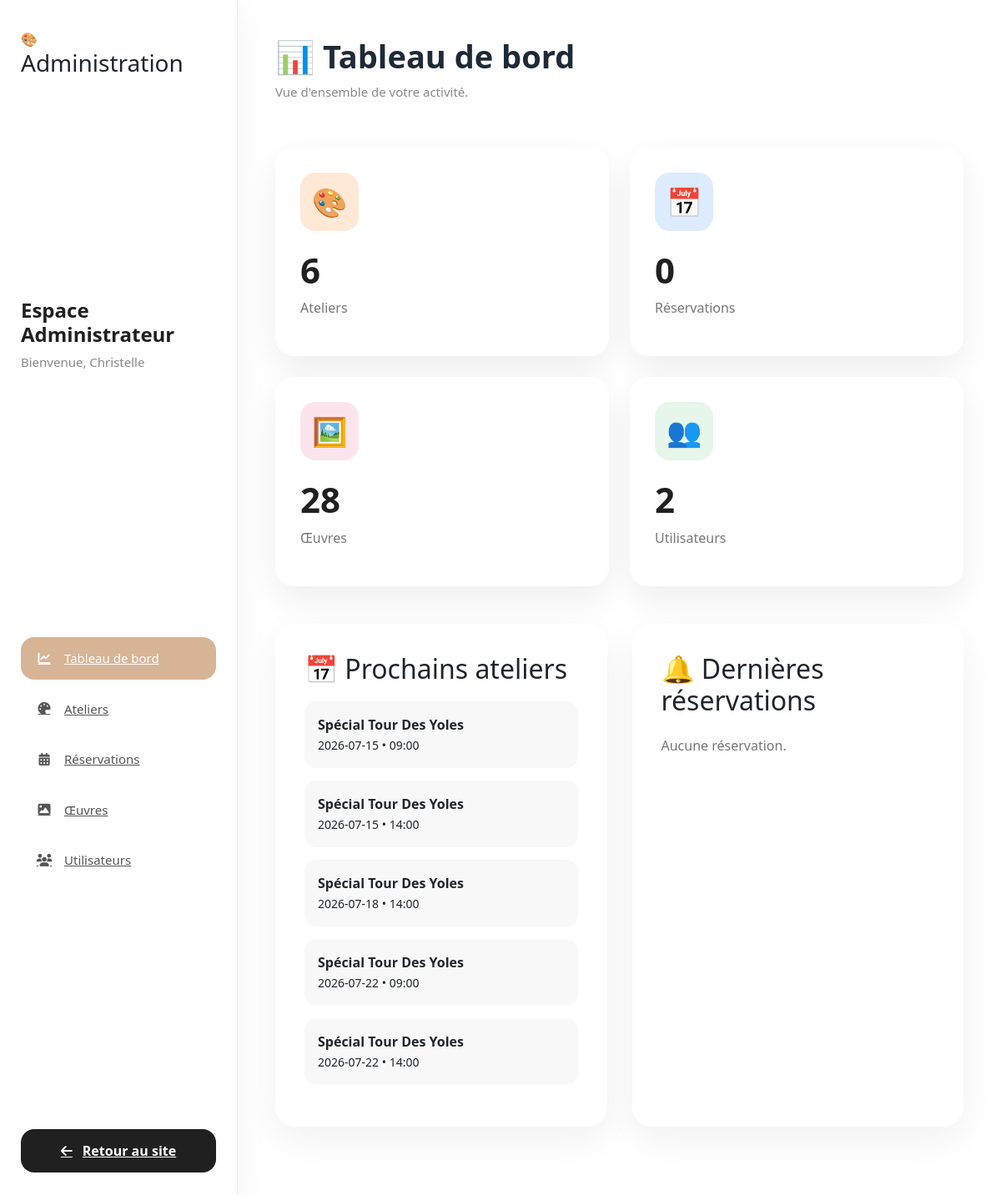
The page /admin (signed in) on the database its author committed.
### models/user.py (models this page shows)
class User(UserMixin, db.Model):
    __tablename__ = "users"
    id = db.Column(db.Integer, primary_key=True)
    nom = db.Column(db.String(100), nullable=False)
    prenom = db.Column(db.String(100), nullable=False)
    email = db.Column(db.String(150), unique=True, nullable=False)
    password = db.Column(db.String(255), nullable=False)
    role = db.Column(db.String(20), default="client")
    reservations = db.relationship(
        "Reservation",
        backref="utilisateur",
        cascade="all, delete-orphan",
        lazy=True
    )

### models/atelier.py (models this page shows)
class Atelier(db.Model):
    __tablename__ = "ateliers"
    id = db.Column(db.Integer, primary_key=True)
    titre = db.Column(db.String(100), nullable=False)
    description = db.Column(db.Text)
    date = db.Column(db.String(20), nullable=False)
    heure = db.Column(db.String(10), nullable=False)
    duree = db.Column(db.String(20))
    niveau = db.Column(db.String(30))
    places = db.Column(db.Integer, default=10)
    image = db.Column(db.String(255))
    reservations = db.relationship(
        "Reservation",
        backref="atelier",
        cascade="all, delete-orphan",
        lazy=True
    )

### app.py (the view)
@app.route("/admin")
@login_required
def admin():
    if current_user.role != "admin":
        return redirect("/")
    nb_ateliers = Atelier.query.count()
    nb_reservations = Reservation.query.count()
    nb_oeuvres = Oeuvre.query.count()
    nb_utilisateurs = User.query.count()
    prochains_ateliers = (
        Atelier.query
        .order_by(Atelier.date.asc(), Atelier.heure.asc())
        .limit(5)
        .all()
    )
    dernieres_reservations = (
    Reservation.query
    .order_by(Reservation.date_reservation.desc())
    .limit(5)
    .all()
    )
    return render_template(
    "admin/dashboard.html",
    nb_ateliers=nb_ateliers,
    nb_reservations=nb_reservations,
    nb_oeuvres=nb_oeuvres,
    nb_utilisateurs=nb_utilisateurs,
    prochains_ateliers=prochains_ateliers,
    dernieres_reservations=dernieres_reservations
    )

### app.py (called while the page is built)
@login_manager.user_loader
def load_user(user_id):
    return User.query.get(int(user_id))

### templates/admin/dashboard.html (shortened to what this page needs)
{% extends "admin/base_admin.html" %}
{% block sidebar %}
<div class="admin-user">
    <h4>Espace Administrateur</h4>
    <p>Bienvenue, {{ current_user.prenom }}</p>
</div>
<nav class="admin-menu">
    <a href="/admin" class="active">
        <i class="fa-solid fa-chart-line"></i>
        Tableau de bord
    </a>
    <a href="/admin/ateliers">
        <i class="fa-solid fa-palette"></i>
        Ateliers
    </a>
    <a href="/admin/reservations">
        <i class="fa-solid fa-calendar-days"></i>
        Réservations
    </a>
    <a href="/admin/oeuvres">
        <i class="fa-solid fa-image"></i>
        Œuvres
    </a>
    <a href="/admin/utilisateurs">
        <i class="fa-solid fa-users"></i>
        Utilisateurs
    </a>
</nav>
<div class="sidebar-bottom">
    <a href="/">
        <i class="fa-solid fa-arrow-left"></i>
        Retour au site
    </a>
</div>
{% endblock %}
{% block content %}
<div class="page-header">
    <div>
        <h1>📊 Tableau de bord</h1>
        <p>
            Vue d'ensemble de votre activité.
        </p>
    </div>
</div>
<div class="stats-grid">
    <div class="stat-card">
        <div class="stat-icon ateliers">
            🎨
        </div>
        <h2>{{ nb_ateliers }}</h2>
        <p>Ateliers</p>
    </div>
    <div class="stat-card">
        <div class="stat-icon reservations">
            📅
        </div>
        <h2>{{ nb_reservations }}</h2>
        <p>Réservations</p>
    </div>
    <div class="stat-card">
        <div class="stat-icon oeuvres">
            🖼️
        </div>
        <h2>{{ nb_oeuvres }}</h2>
        <p>Œuvres</p>
    </div>
    <div class="stat-card">
        <div class="stat-icon utilisateurs">
            👥
        </div>
        <h2>{{ nb_utilisateurs }}</h2>
        <p>Utilisateurs</p>
    </div>
</div>
<div class="dashboard-row">
    <div class="card-admin">
<h2>📅 Prochains ateliers</h2>
{% if prochains_ateliers %}
    {% for atelier in prochains_ateliers %}
    <div class="dashboard-item">
        <strong>
            {{ atelier.titre }}
        </strong>
        <br>
        <small>
            {{ atelier.date }}
            •
            {{ atelier.heure }}
        </small>
    </div>
    {% endfor %}
{% else %}
    <p>
        Aucun atelier prévu.
    </p>
{% endif %}
    </div>
    <div class="card-admin">
        <h2>🔔 Dernières réservations</h2>
{% if dernieres_reservations %}
    {% for reservation in dernieres_reservations %}
    <div class="dashboard-item">
        <strong>
            {{ reservation.utilisateur.prenom }}
            {{ reservation.utilisateur.nom }}
        </strong>
        <br>
        <small>
            {{ reservation.atelier.titre }}
        </small>
    </div>
    {% endfor %}
{% else %}
    <p>
        Aucune réservation.
    </p>
{% endif %}
    </div>
</div>
{% endblock %}

### static/css/admin.css (style rules this page uses)
* { margin:0; padding:0; box-sizing:border-box; }
body { font-family:"Poppins",sans-serif; background:#f5f7fb; color:#2d3748; }
a { text-decoration:none; }
.admin-user { margin-bottom:45px; }
.admin-user h4 { font-size:24px; font-weight:700; color:#202020; }
.admin-user p { margin-top:8px; color:#888; font-size:15px; }
.admin-menu { display:flex; flex-direction:column; gap:10px; }
.admin-menu a { display:flex; align-items:center; gap:14px; color:#555; padding:14px 18px; border-radius:16px; transition:.25s; font-size:15px; font-weight:500; }
.admin-menu a i { width:20px; text-align:center; }
.admin-menu .active { background:#d7b496; color:white; }
.sidebar-bottom { margin-top:40px; }
.sidebar-bottom a { display:flex; align-items:center; justify-content:center; gap:12px; background:#202020; color:white; padding:14px; border-radius:16px; transition:.3s; font-weight:600; }
.page-header { display:flex; justify-content:space-between; align-items:center; margin-bottom:40px; }
.page-header h1 { font-size:38px; font-weight:700; color:#1f2937; }
.page-header p { margin-top:8px; color:#8a8a8a; font-size:15px; }
.card-admin { background:white; border-radius:24px; padding:35px; box-shadow:0 15px 45px rgba(0,0,0,.06); margin-bottom:45px; }
.sidebar, .card-admin, .oeuvre-card, .admin-tip { animation:fadeUp .45s ease; }
.stats-grid { display:grid; grid-template-columns:repeat(4,1fr); gap:25px; margin:35px 0 45px; }
.stat-card { background:white; border-radius:22px; padding:30px; box-shadow:0 15px 40px rgba(0,0,0,.07); transition:.3s; position:relative; overflow:hidden; }
.stat-icon { width:70px; height:70px; border-radius:18px; display:flex; justify-content:center; align-items:center; font-size:34px; margin-bottom:22px; }
.stat-card h2 { font-size:42px; font-weight:700; color:#202020; }
.stat-card p { color:#777; margin-top:8px; font-size:16px; }
.ateliers { background:#FFE8D6; }
.reservations { background:#DDEBFF; }
.oeuvres { background:#FCE4EC; }
.utilisateurs { background:#E6F6EA; }
.dashboard-row { display:grid; grid-template-columns:1fr 1fr; gap:30px; }
.dashboard-row .card-admin { min-height:320px; }
.dashboard-row h2 { margin-bottom:20px; }
.dashboard-row p { color:#777; line-height:1.8; }
@media (max-width:1200px) { .stats-grid { grid-template-columns:repeat(2,1fr); } }
.dashboard-item { background:#f8f8f8; padding:16px; border-radius:14px; margin-bottom:15px; transition:.25s; }

### rows shown on the page
User: prenom "Christelle"
Atelier: titre "Spécial Tour Des Yoles", date "2026-07-15", heure "09:00"
Atelier: titre "Spécial Tour Des Yoles", date "2026-07-15", heure "14:00"
Atelier: titre "Spécial Tour Des Yoles", date "2026-07-18", heure "14:00"
Atelier: titre "Spécial Tour Des Yoles", date "2026-07-22", heure "09:00"
Atelier: titre "Spécial Tour Des Yoles", date "2026-07-22", heure "14:00"

### other values the page prints
{{ nb_ateliers }} "6"
{{ nb_reservations }} "0"
{{ nb_oeuvres }} "28"
{{ nb_utilisateurs }} "2"
